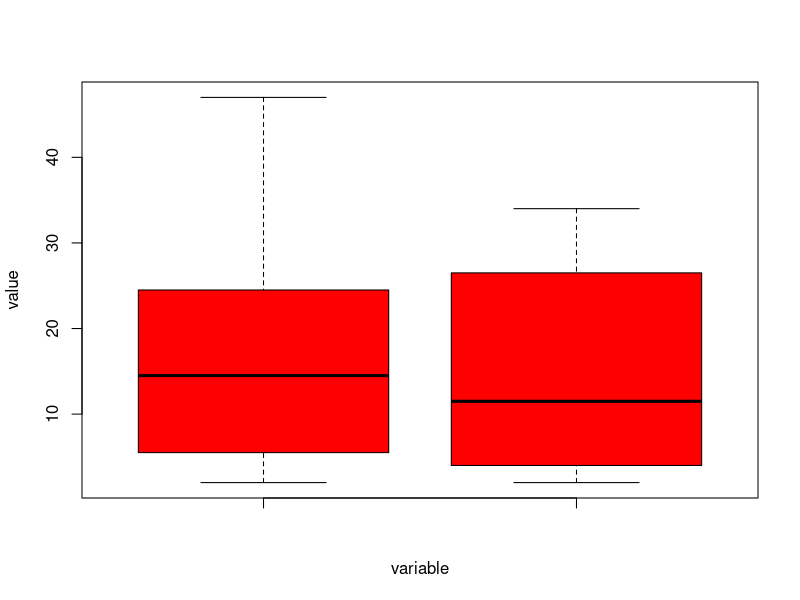

Write the R code that produced this figure.
# Q. Demonstrate boxplot
count <- c(9,25,15,2,14,2,24,47)
speed <- c(2,3,5,9,14,24,29,34)
fr <- data.frame(count,speed)
fr
boxplot(fr$count, fr$speed, Names=c('count','speed'), xlab='variable', ylab='value', col='red')
quantile(fr$count)
quantile(fr$speed)
